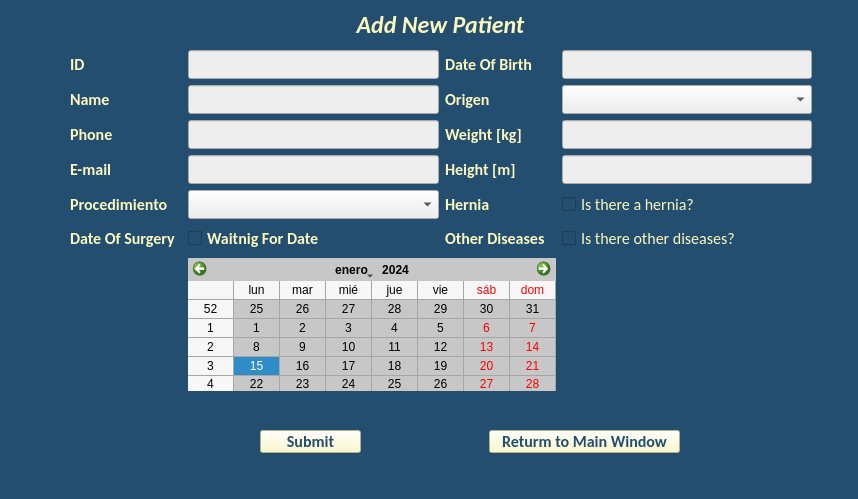
<?xml version="1.0" encoding="UTF-8"?>
<ui version="4.0">
 <class>add_P</class>
 <widget class="QWidget" name="add_P">
  <property name="geometry">
   <rect>
    <x>0</x>
    <y>0</y>
    <width>858</width>
    <height>499</height>
   </rect>
  </property>
  <property name="windowTitle">
   <string>Form</string>
  </property>
  <property name="styleSheet">
   <string notr="true">background-color: rgb(35, 78, 112);
color: rgb(251, 248, 190);</string>
  </property>
  <widget class="QPushButton" name="submit_button">
   <property name="geometry">
    <rect>
     <x>260</x>
     <y>430</y>
     <width>101</width>
     <height>23</height>
    </rect>
   </property>
   <property name="font">
    <font>
     <family>Calibri</family>
     <pointsize>12</pointsize>
     <weight>75</weight>
     <bold>true</bold>
    </font>
   </property>
   <property name="styleSheet">
    <string notr="true">background-color: rgb(251, 248, 190);
color: rgb(35, 78, 112);</string>
   </property>
   <property name="text">
    <string>Submit</string>
   </property>
  </widget>
  <widget class="QPushButton" name="main_button">
   <property name="geometry">
    <rect>
     <x>489</x>
     <y>430</y>
     <width>191</width>
     <height>23</height>
    </rect>
   </property>
   <property name="font">
    <font>
     <family>Calibri</family>
     <pointsize>12</pointsize>
     <weight>75</weight>
     <bold>true</bold>
    </font>
   </property>
   <property name="styleSheet">
    <string notr="true">background-color: rgb(251, 248, 190);
color: rgb(35, 78, 112);</string>
   </property>
   <property name="text">
    <string>Returm to Main Window</string>
   </property>
  </widget>
  <widget class="QWidget" name="layoutWidget">
   <property name="geometry">
    <rect>
     <x>70</x>
     <y>50</y>
     <width>742</width>
     <height>341</height>
    </rect>
   </property>
   <layout class="QGridLayout" name="gridLayout">
    <property name="sizeConstraint">
     <enum>QLayout::SetDefaultConstraint</enum>
    </property>
    <item row="1" column="1">
     <widget class="QLineEdit" name="name_edit">
      <property name="font">
       <font>
        <family>Calibri</family>
        <pointsize>12</pointsize>
       </font>
      </property>
      <property name="styleSheet">
       <string notr="true">QLineEdit{
	color: rgb(0, 0, 0);
	background-color: rgb(238, 238, 238);
}</string>
      </property>
     </widget>
    </item>
    <item row="1" column="2">
     <widget class="QLabel" name="origen_l">
      <property name="font">
       <font>
        <family>Calibri</family>
        <pointsize>12</pointsize>
        <weight>75</weight>
        <bold>true</bold>
       </font>
      </property>
      <property name="text">
       <string>Origen</string>
      </property>
     </widget>
    </item>
    <item row="5" column="0">
     <widget class="QLabel" name="date_l">
      <property name="font">
       <font>
        <family>Calibri</family>
        <pointsize>12</pointsize>
        <weight>75</weight>
        <bold>true</bold>
       </font>
      </property>
      <property name="text">
       <string>Date Of Surgery  </string>
      </property>
     </widget>
    </item>
    <item row="0" column="3">
     <widget class="QLineEdit" name="age_edit">
      <property name="font">
       <font>
        <family>Calibri</family>
        <pointsize>12</pointsize>
       </font>
      </property>
      <property name="styleSheet">
       <string notr="true">QLineEdit{
	background-color: rgb(238, 238, 238);
color: rgb(0, 0, 0);
}</string>
      </property>
     </widget>
    </item>
    <item row="5" column="2">
     <widget class="QLabel" name="label">
      <property name="font">
       <font>
        <family>Calibri</family>
        <pointsize>12</pointsize>
        <weight>75</weight>
        <bold>true</bold>
       </font>
      </property>
      <property name="text">
       <string>Other Diseases   </string>
      </property>
     </widget>
    </item>
    <item row="3" column="0">
     <widget class="QLabel" name="Email_l">
      <property name="font">
       <font>
        <family>Calibri</family>
        <pointsize>12</pointsize>
        <weight>75</weight>
        <bold>true</bold>
       </font>
      </property>
      <property name="text">
       <string>E-mail</string>
      </property>
     </widget>
    </item>
    <item row="5" column="1">
     <widget class="QCheckBox" name="waiting_for_date_CB">
      <property name="font">
       <font>
        <family>Calibri</family>
        <pointsize>12</pointsize>
        <weight>75</weight>
        <bold>true</bold>
       </font>
      </property>
      <property name="text">
       <string>Waitnig For Date</string>
      </property>
     </widget>
    </item>
    <item row="1" column="3">
     <widget class="QComboBox" name="origen_comboBox">
      <property name="font">
       <font>
        <family>Calibri</family>
        <pointsize>12</pointsize>
       </font>
      </property>
      <property name="styleSheet">
       <string notr="true">background-color: rgb(238, 238, 238);
color: rgb(0, 0, 0);</string>
      </property>
     </widget>
    </item>
    <item row="3" column="2">
     <widget class="QLabel" name="height_l">
      <property name="font">
       <font>
        <family>Calibri</family>
        <pointsize>12</pointsize>
        <weight>75</weight>
        <bold>true</bold>
       </font>
      </property>
      <property name="text">
       <string>Height [m]</string>
      </property>
     </widget>
    </item>
    <item row="3" column="3">
     <widget class="QLineEdit" name="height_edit">
      <property name="font">
       <font>
        <family>Calibri</family>
        <pointsize>12</pointsize>
       </font>
      </property>
      <property name="styleSheet">
       <string notr="true">QLineEdit{
	background-color: rgb(238, 238, 238);
color: rgb(0, 0, 0);
}</string>
      </property>
     </widget>
    </item>
    <item row="2" column="0">
     <widget class="QLabel" name="Phone_l">
      <property name="font">
       <font>
        <family>Calibri</family>
        <pointsize>12</pointsize>
        <weight>75</weight>
        <bold>true</bold>
       </font>
      </property>
      <property name="text">
       <string>Phone</string>
      </property>
     </widget>
    </item>
    <item row="5" column="3">
     <widget class="QCheckBox" name="other_diseases_CB">
      <property name="font">
       <font>
        <family>Calibri</family>
        <pointsize>12</pointsize>
       </font>
      </property>
      <property name="text">
       <string>Is there other diseases?</string>
      </property>
     </widget>
    </item>
    <item row="4" column="2">
     <widget class="QLabel" name="herinia_L">
      <property name="font">
       <font>
        <family>Calibri</family>
        <pointsize>12</pointsize>
        <weight>75</weight>
        <bold>true</bold>
       </font>
      </property>
      <property name="text">
       <string>Hernia</string>
      </property>
     </widget>
    </item>
    <item row="0" column="0">
     <widget class="QLabel" name="id_l">
      <property name="font">
       <font>
        <family>Calibri</family>
        <pointsize>12</pointsize>
        <weight>75</weight>
        <bold>true</bold>
       </font>
      </property>
      <property name="text">
       <string>ID</string>
      </property>
     </widget>
    </item>
    <item row="2" column="3">
     <widget class="QLineEdit" name="weight_edit">
      <property name="font">
       <font>
        <family>Calibri</family>
        <pointsize>12</pointsize>
       </font>
      </property>
      <property name="styleSheet">
       <string notr="true">QLineEdit{
	background-color: rgb(238, 238, 238);
color: rgb(0, 0, 0);
}</string>
      </property>
     </widget>
    </item>
    <item row="2" column="1">
     <widget class="QLineEdit" name="phone_edit">
      <property name="font">
       <font>
        <family>Calibri</family>
        <pointsize>12</pointsize>
       </font>
      </property>
      <property name="styleSheet">
       <string notr="true">QLineEdit{
	background-color: rgb(238, 238, 238);
color: rgb(0, 0, 0);
}</string>
      </property>
     </widget>
    </item>
    <item row="4" column="1">
     <widget class="QComboBox" name="procedure_comboBox">
      <property name="font">
       <font>
        <family>Calibri</family>
        <pointsize>12</pointsize>
       </font>
      </property>
      <property name="styleSheet">
       <string notr="true">QComboBox{
	background-color: rgb(238, 238, 238);
color:rgb(0, 0, 0)
}</string>
      </property>
     </widget>
    </item>
    <item row="2" column="2">
     <widget class="QLabel" name="weight_l">
      <property name="font">
       <font>
        <family>Calibri</family>
        <pointsize>12</pointsize>
        <weight>75</weight>
        <bold>true</bold>
       </font>
      </property>
      <property name="text">
       <string>Weight [kg]</string>
      </property>
     </widget>
    </item>
    <item row="4" column="3">
     <widget class="QCheckBox" name="hernia_CB">
      <property name="font">
       <font>
        <family>Calibri</family>
        <pointsize>12</pointsize>
       </font>
      </property>
      <property name="text">
       <string>Is there a hernia?</string>
      </property>
     </widget>
    </item>
    <item row="0" column="1">
     <widget class="QLineEdit" name="id_edit">
      <property name="font">
       <font>
        <family>Calibri</family>
        <pointsize>12</pointsize>
       </font>
      </property>
      <property name="styleSheet">
       <string notr="true">QLineEdit{
	color: rgb(0, 0, 0);
	background-color: rgb(238, 238, 238);
}</string>
      </property>
     </widget>
    </item>
    <item row="4" column="0">
     <widget class="QLabel" name="Procedimiento_l">
      <property name="font">
       <font>
        <family>Calibri</family>
        <pointsize>12</pointsize>
        <weight>75</weight>
        <bold>true</bold>
       </font>
      </property>
      <property name="text">
       <string>Procedimiento</string>
      </property>
     </widget>
    </item>
    <item row="1" column="0">
     <widget class="QLabel" name="name_l">
      <property name="font">
       <font>
        <family>Calibri</family>
        <pointsize>12</pointsize>
        <weight>75</weight>
        <bold>true</bold>
       </font>
      </property>
      <property name="text">
       <string>Name</string>
      </property>
     </widget>
    </item>
    <item row="3" column="1">
     <widget class="QLineEdit" name="email_edit">
      <property name="font">
       <font>
        <family>Calibri</family>
        <pointsize>12</pointsize>
       </font>
      </property>
      <property name="styleSheet">
       <string notr="true">QLineEdit{
	background-color: rgb(238, 238, 238);
color: rgb(0, 0, 0);
}</string>
      </property>
     </widget>
    </item>
    <item row="0" column="2">
     <widget class="QLabel" name="age_l">
      <property name="font">
       <font>
        <family>Calibri</family>
        <pointsize>12</pointsize>
        <weight>75</weight>
        <bold>true</bold>
       </font>
      </property>
      <property name="text">
       <string>Date Of Birth</string>
      </property>
     </widget>
    </item>
    <item row="6" column="1" colspan="2">
     <widget class="QCalendarWidget" name="calendarWidget">
      <property name="font">
       <font>
        <family>MS Shell Dlg 2</family>
        <pointsize>9</pointsize>
        <weight>9</weight>
        <italic>false</italic>
        <bold>false</bold>
       </font>
      </property>
      <property name="styleSheet">
       <string notr="true">color: rgb(0, 0, 0);
background-color: rgb(199, 199, 199);
font: 75 9pt &quot;MS Shell Dlg 2&quot;;</string>
      </property>
      <property name="locale">
       <locale language="Spanish" country="Spain"/>
      </property>
      <property name="gridVisible">
       <bool>true</bool>
      </property>
     </widget>
    </item>
   </layout>
  </widget>
  <widget class="QLabel" name="add_new_titel">
   <property name="geometry">
    <rect>
     <x>70</x>
     <y>10</y>
     <width>741</width>
     <height>31</height>
    </rect>
   </property>
   <property name="font">
    <font>
     <family>Calibri</family>
     <pointsize>20</pointsize>
     <weight>75</weight>
     <bold>true</bold>
    </font>
   </property>
   <property name="text">
    <string>&lt;html&gt;&lt;head/&gt;&lt;body&gt;&lt;p align=&quot;center&quot;&gt;&lt;span style=&quot; font-size:18pt; font-weight:600; font-style:italic;&quot;&gt;Add New Patient&lt;/span&gt;&lt;/p&gt;&lt;/body&gt;&lt;/html&gt;</string>
   </property>
  </widget>
 </widget>
 <resources/>
 <connections/>
</ui>
